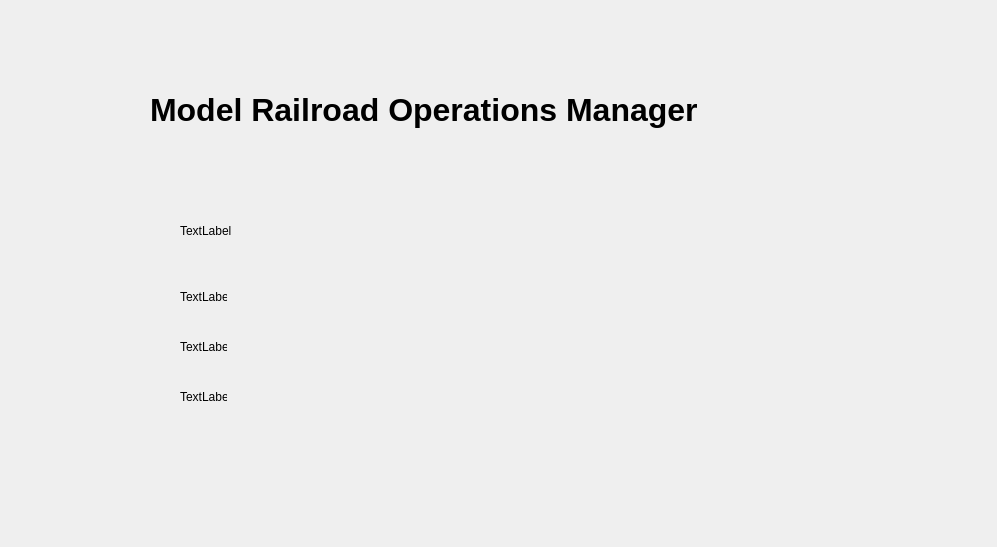
<?xml version="1.0" encoding="UTF-8"?>
<ui version="4.0">
 <class>Industries</class>
 <widget class="QWidget" name="Industries">
  <property name="geometry">
   <rect>
    <x>0</x>
    <y>0</y>
    <width>997</width>
    <height>547</height>
   </rect>
  </property>
  <property name="windowTitle">
   <string>Form</string>
  </property>
  <widget class="QWidget" name="verticalLayoutWidget">
   <property name="geometry">
    <rect>
     <x>150</x>
     <y>70</y>
     <width>578</width>
     <height>80</height>
    </rect>
   </property>
   <layout class="QVBoxLayout" name="verticalLayout">
    <item>
     <widget class="QLabel" name="label">
      <property name="font">
       <font>
        <family>Tahoma</family>
        <pointsize>24</pointsize>
        <weight>75</weight>
        <bold>true</bold>
       </font>
      </property>
      <property name="text">
       <string>Model Railroad Operations Manager</string>
      </property>
     </widget>
    </item>
   </layout>
  </widget>
  <widget class="QLabel" name="Cars">
   <property name="geometry">
    <rect>
     <x>180</x>
     <y>210</y>
     <width>91</width>
     <height>41</height>
    </rect>
   </property>
   <property name="text">
    <string>TextLabel</string>
   </property>
  </widget>
  <widget class="QLabel" name="label_2">
   <property name="geometry">
    <rect>
     <x>180</x>
     <y>290</y>
     <width>47</width>
     <height>13</height>
    </rect>
   </property>
   <property name="text">
    <string>TextLabel</string>
   </property>
  </widget>
  <widget class="QLabel" name="Locomotives">
   <property name="geometry">
    <rect>
     <x>180</x>
     <y>340</y>
     <width>47</width>
     <height>13</height>
    </rect>
   </property>
   <property name="text">
    <string>TextLabel</string>
   </property>
  </widget>
  <widget class="QLabel" name="Trains">
   <property name="geometry">
    <rect>
     <x>180</x>
     <y>390</y>
     <width>47</width>
     <height>13</height>
    </rect>
   </property>
   <property name="text">
    <string>TextLabel</string>
   </property>
  </widget>
 </widget>
 <resources/>
 <connections/>
</ui>
